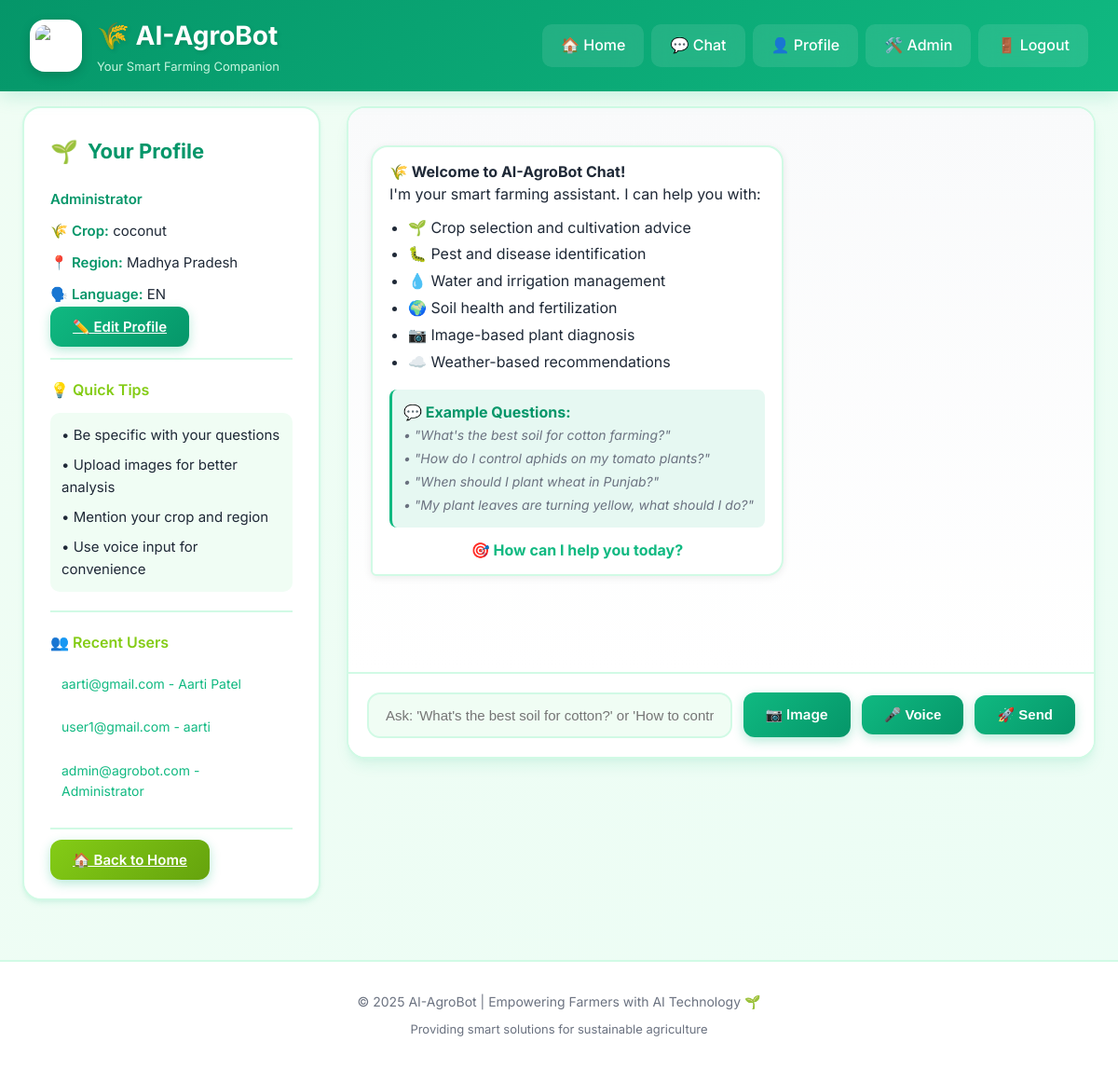
The page /chat (signed in) on the database its author committed.
### database.py (models this page shows)
class User(UserMixin, db.Model):
    __tablename__ = "users"
    id = db.Column(db.Integer, primary_key=True)
    email = db.Column(db.String(200), unique=True, nullable=False)
    password = db.Column(db.String(200), nullable=False)
    name = db.Column(db.String(100))
    role = db.Column(db.String(20), default="farmer")
    primary_crop = db.Column(db.String(100))
    region = db.Column(db.String(100))
    preferred_language = db.Column(db.String(20), default="en")

### app.py (the view)
@app.route('/chat')
def chat():
    recent_users = None
    if current_user.is_authenticated and current_user.role == 'admin':
        recent_users = User.query.order_by(User.id.desc()).limit(20).all()
    return render_template('chat.html', recent_users=recent_users)

### app.py (called while the page is built)
@login_manager.user_loader
def load_user(user_id):
    return db.session.get(User, int(user_id))

### templates/chat.html (shortened to what this page needs)
{% extends "base.html" %}
{% block content %}
<div class="container">
  <aside class="sidebar">
    <h3>Your Profile</h3>
    {% if current_user.is_authenticated %}
      <p><strong>{{ current_user.name or current_user.email }}</strong></p>
      <p>🌾 <strong>Crop:</strong> {{ current_user.primary_crop or "Not set" }}</p>
      <p>📍 <strong>Region:</strong> {{ current_user.region or "Not set" }}</p>
      <p>🗣️ <strong>Language:</strong> {{ current_user.preferred_language|upper or "EN" }}</p>
      <a class="btn" href="{{ url_for('profile') }}">✏️ Edit Profile</a>
    {% endif %}
    <hr>
    <h4 style="color: var(--secondary); font-size: 16px; margin-bottom: 12px; font-weight: 600;">💡 Quick Tips</h4>
    <div style="background: var(--bg); padding: 12px; border-radius: 10px; font-size: 13px; line-height: 1.6; color: var(--text-light);">
      <p style="margin: 0 0 8px 0;">• Be specific with your questions</p>
      <p style="margin: 0 0 8px 0;">• Upload images for better analysis</p>
      <p style="margin: 0 0 8px 0;">• Mention your crop and region</p>
      <p style="margin: 0;">• Use voice input for convenience</p>
    </div>
    {% if recent_users %}
      <hr>
      <h4>👥 Recent Users</h4>
      <ul class="user-list">
        {% for u in recent_users %}
          <li>
            <a href="{{ url_for('admin_view_user', user_id=u.id) }}">
              {{ u.email }} - {{ u.name or '—' }}
            </a>
          </li>
        {% endfor %}
      </ul>
    {% endif %}
    <hr>
    <a href="{{ url_for('home') }}" class="btn" style="width: 100%; background: linear-gradient(135deg, var(--secondary) 0%, #65a30d 100%);">
      🏠 Back to Home
    </a>
  </aside>
  <section class="chat-panel">
    <div id="messages" class="messages" aria-live="polite">
      <div class="message bot">
        <div class="bubble">
          <strong>🌾 Welcome to AI-AgroBot Chat!</strong><br>
          I'm your smart farming assistant. I can help you with:
          <ul style="margin: 10px 0 0 20px; line-height: 1.8;">
            <li>🌱 Crop selection and cultivation advice</li>
            <li>🐛 Pest and disease identification</li>
            <li>💧 Water and irrigation management</li>
            <li>🌍 Soil health and fertilization</li>
            <li>📷 Image-based plant diagnosis</li>
            <li>☁️ Weather-based recommendations</li>
          </ul>
          <div style="margin-top: 16px; padding: 12px; background: rgba(16, 185, 129, 0.1); border-radius: 8px; border-left: 3px solid var(--primary);">
            <strong style="color: var(--primary-dark);">💬 Example Questions:</strong><br>
            <em style="color: var(--text-light); font-size: 14px; line-height: 1.7;">
              • "What's the best soil for cotton farming?"<br>
              • "How do I control aphids on my tomato plants?"<br>
              • "When should I plant wheat in Punjab?"<br>
              • "My plant leaves are turning yellow, what should I do?"
            </em>
          </div>
          <div style="margin-top: 12px; text-align: center;">
            <strong style="color: var(--primary);">🎯 How can I help you today?</strong>
          </div>
        </div>
      </div>
    </div>
    <form id="chatForm" class="chat-form" onsubmit="return false;">
      <input
        id="msg"
        type="text"
        aria-label="Type your question"
        placeholder="Ask: 'What's the best soil for cotton?' or 'How to control aphids?'"
        autocomplete="off"
      >
      <label for="imageInput" class="btn" style="cursor: pointer; white-space: nowrap;" title="Upload Image for Analysis">
        📷 Image
      </label>
      <button id="voiceBtn" type="button" class="btn" title="Voice Input" style="white-space: nowrap;">
        🎤 Voice
      </button>
      <button id="sendBtn" type="button" class="btn" style="white-space: nowrap;">
        🚀 Send
      </button>
    </form>
  </section>
</div>
{% endblock %}

### templates/base.html (shortened to what this page needs)
<!doctype html>
<html lang="en">
<head>
  <link rel="stylesheet" href="{{ url_for('static', filename='style.css') }}">
</head>
<body>
  <header class="topbar">
    <div class="brand">
      <img src="{{ url_for('static', filename='bot.png') }}" class="logo" alt="AgroBot">
      <div>
        <h1>🌾 AI-AgroBot</h1>
        <small>Your Smart Farming Companion</small>
      </div>
    </div>
    <nav class="nav">
      <a href="{{ url_for('home') }}">🏠 Home</a>
      <a href="{{ url_for('chat') }}">💬 Chat</a>
      {% if current_user.is_authenticated %}
        <a href="{{ url_for('profile') }}">👤 Profile</a>
        {% if current_user.role == 'admin' %}
          <a href="{{ url_for('admin_dashboard') }}">🛠️ Admin</a>
        {% endif %}
        <a href="{{ url_for('logout') }}">🚪 Logout</a>
      {% else %}
        <a href="{{ url_for('login') }}">🔐 Login</a>
        <a href="{{ url_for('register') }}">✨ Register</a>
      {% endif %}
    </nav>
  </header>
  <main class="main">
    {% block content %}{% endblock %}
  </main>
  <footer class="footer">
    <p>© 2025 AI-AgroBot | Empowering Farmers with AI Technology 🌱</p>
    <p style="margin-top: 8px; font-size: 13px;">Providing smart solutions for sustainable agriculture</p>
  </footer>
</body>
</html>

### rows shown on the page
User: name "Administrator", primary_crop "coconut", region "Madhya Pradesh", preferred_language "EN", email "admin@agrobot.com"
User: email "aarti@gmail.com", name "Aarti Patel"
User: email "user1@gmail.com", name "aarti"
